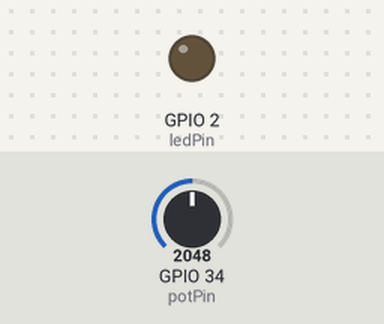
The program below on a simulated ESP32. Shown: output pins drawn as LEDs (lit = HIGH). The inputs (shaded band) are chosen by the test bench; at power-on: GPIO 34 (potPin) = 2048. What the program prints to the serial monitor is not drawn.

Above: at 1.2 s.
1.3 s: GPIO 34 (potPin) set to 2973
2.8 s: GPIO 34 (potPin) set to 3039
At 3.8 s:
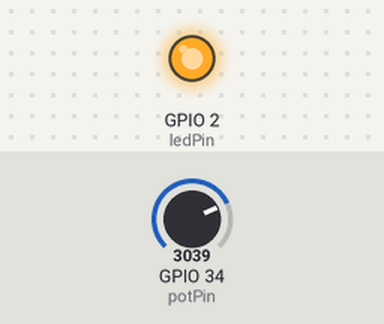
4.3 s: GPIO 34 (potPin) set to 2960
At 5.5 s:
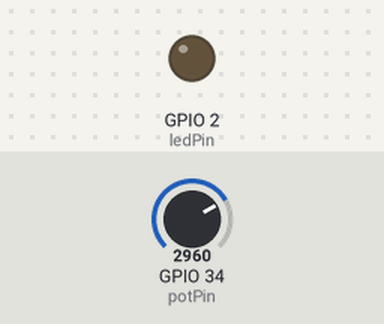
5.9 s: GPIO 34 (potPin) set to 3040
At 6.9 s:
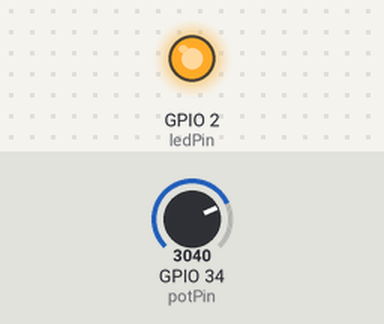
Timing chart, 0 to 8.5 s (numbered marks = the images above; inputs shaded):
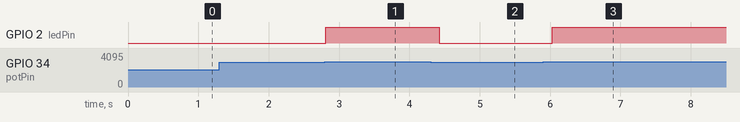

The program:

main.cpp
```cpp
#include <Arduino.h>
const int potPin = 34;   // Pin Analog untuk Potensiometer
const int ledPin = 2;    // Pin LED internal atau eksternal
const int threshold = 3000; // Ambang batas "tekanan tinggi"

void setup() {
  Serial.begin(115200);
  pinMode(ledPin, OUTPUT);
  Serial.println("--- Sistem Monitor Pneumatik Dimulai ---");
}

void loop() {
  // Membaca nilai analog (0 - 4095)
  int potValue = analogRead(potPin);

  // Konversi nilai analog ke simulasi satuan tekanan (misal: 0 - 100 PSI)
  float pressure = (potValue / 4095.0) * 100.0;

  // Menampilkan data ke Serial Monitor
  Serial.print("Raw Value: ");
  Serial.print(potValue);
  Serial.print(" | Estimasi Tekanan: ");
  Serial.print(pressure);
  Serial.println(" PSI");

  // Logika Peringatan (Alarm)
  if (potValue > threshold) {
    digitalWrite(ledPin, HIGH); // Nyalakan LED jika tekanan terlalu tinggi
    Serial.println("⚠️ PERINGATAN: Tekanan Berlebih!");
  } else {
    digitalWrite(ledPin, LOW);  // Matikan LED jika normal
  }

  delay(200); // Jeda pembacaan 0.2 detik
}
```

Measured:
- the behaviour switches between 3000 and 3001 on GPIO 34 (potPin) (found by bisection; images 0 and 1)
- after the input at 1.3 s, every drawn part: stays the same
- after the input at 2.8 s, GPIO 2 (ledPin): LOW → HIGH at once
- after the input at 4.3 s, GPIO 2 (ledPin): HIGH → LOW after 0.12 s
- after the input at 5.9 s, GPIO 2 (ledPin): LOW → HIGH after 0.13 s
